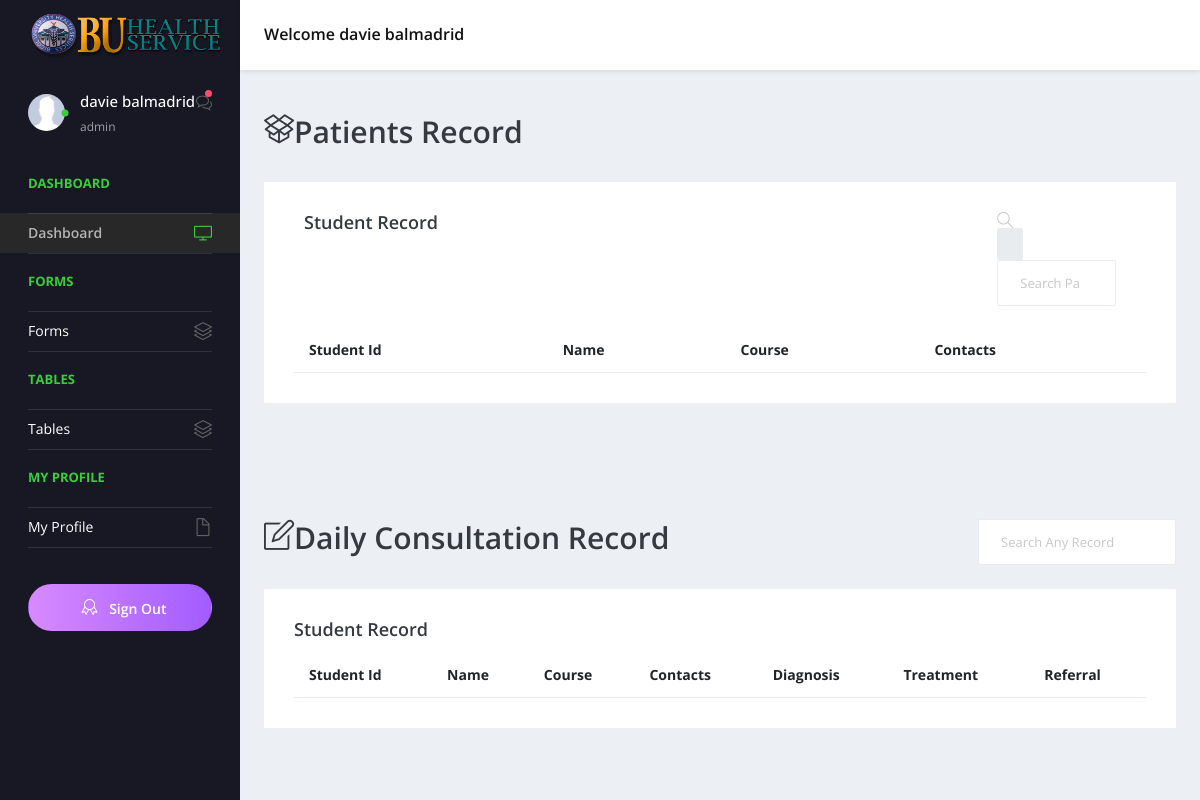
Page /index.php (signed in) on the earlier database version.
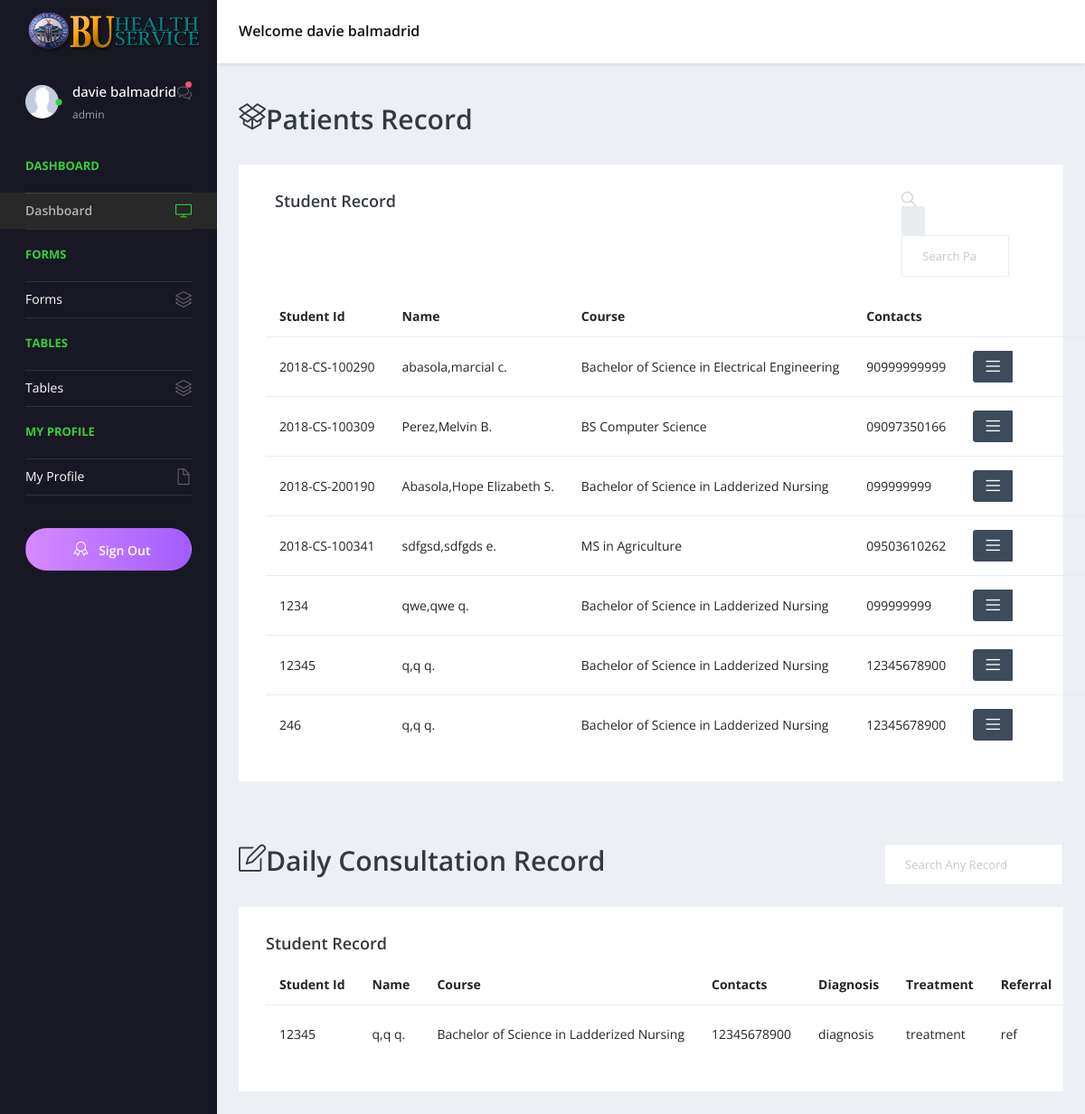
Same page on the later database version.
### tables this page shows
CREATE TABLE `tbl_patientinfo` (
  `ID` int(30) NOT NULL,
  `PatientID` varchar(20) NOT NULL,
  `Lname` varchar(30) NOT NULL,
  `Fname` varchar(30) NOT NULL,
  `Mname` varchar(30) NOT NULL,
  `Age` int(11) NOT NULL,
  `religion` varchar(20) NOT NULL,
  `Address` varchar(150) NOT NULL,
  `Region` varchar(60) NOT NULL,
  `Province` varchar(60) NOT NULL,
  `MuniCity` varchar(60) NOT NULL,
  `Brgy` varchar(30) NOT NULL,
  `Street` varchar(60) NOT NULL,
  `Birthdate` date NOT NULL,
  `Course` varchar(90) NOT NULL,
  `YearLevel` varchar(10) NOT NULL,
  `CollegeUnit` varchar(60) NOT NULL,
  `ContactNum` varchar(15) NOT NULL,
  `CivilStatus` varchar(10) NOT NULL,
  `Sex` varchar(6) NOT NULL,
  `Status` smallint(6) NOT NULL,
  `ModifiedDate` timestamp NOT NULL DEFAULT current_timestamp() ON UPDATE current_timestamp(),
  `CreatedDate` timestamp NOT NULL DEFAULT current_timestamp(),
  `ModifiedBy` varchar(30) NOT NULL,
  `CreatedBy` varchar(30) NOT NULL
);

CREATE TABLE `tbl_diagnosis` (
  `ID` int(30) NOT NULL,
  `PatientID` varchar(20) NOT NULL,
  `Diagnosis` varchar(100) NOT NULL,
  `Complaints` varchar(100) NOT NULL,
  `Treatment` varchar(100) NOT NULL,
  `Referral` varchar(50) NOT NULL,
  `CreatedDate` timestamp NOT NULL DEFAULT current_timestamp(),
  `CreatedBy` varchar(45) NOT NULL
);

### index.php (the view, shortened to what this page needs)
<?php
    $conn = OpenCon();
?>
<!DOCTYPE html>
<html lang="en">
  <head>
    <link rel="stylesheet" href="vendors/simple-line-icons/css/simple-line-icons.css">
    <link rel="stylesheet" href="vendors/flag-icon-css/css/flag-icon.min.css">
    <link rel="stylesheet" href="vendors/css/vendor.bundle.base.css">
    <link rel="stylesheet" href="./vendors/daterangepicker/daterangepicker.css">
    <link rel="stylesheet" href="./vendors/chartist/chartist.min.css">
    <link rel="stylesheet" href="./css/style.css">
  </head>
  <body>
    <div class="container-scroller">
      <nav class="navbar default-layout-navbar col-lg-12 col-12 p-0 fixed-top d-flex flex-row">
        <div class="navbar-brand-wrapper d-flex align-items-center">
          <a  href="index.php">
            <img src="images/ddh.png" alt="logo" width="200" height="50" />
          </a>
        </div>
        <div class="navbar-menu-wrapper d-flex align-items-center flex-grow-1">
          <h5 class="mb-0 font-weight-medium d-none d-lg-flex">Welcome <?php echo $_SESSION["Fname"]." ".$_SESSION["Lname"]; ?></h5>
        </div>
      </nav>
      <div class="container-fluid page-body-wrapper">
        <nav class="sidebar sidebar-offcanvas" id="sidebar">
          <ul class="nav">
            <li class="nav-item nav-profile">
              <a href="#" class="nav-link">
                <div class="profile-image">
                  <img class="img-xs rounded-circle" src="images/faces/noface.jpg" alt="profile image">
                  <div class="dot-indicator bg-success"></div>
                </div>
                <div class="text-wrapper">
                  <p class="profile-name"><?php echo $_SESSION['Fname']. " ";echo  $_SESSION['Lname'];?></p>
                  <p class="designation"><?php echo $_SESSION['position'];?></p>
                </div>
                <div class="icon-container">
                  <i class="icon-bubbles"></i>
                  <div class="dot-indicator bg-danger"></div>
                </div>
              </a>
            </li>
            <li class="nav-item nav-category">
              <span class="nav-link">Dashboard</span>
            </li>
            <li class="nav-item">
              <a class="nav-link" href="index.php">
                <span class="menu-title">Dashboard</span>
                <i class="icon-screen-desktop menu-icon"></i>
              </a>
            </li>
            <li class="nav-item nav-category"><span class="nav-link">FORMS</span></li>
            <li class="nav-item">
              <a class="nav-link" data-toggle="collapse" href="#forms" aria-expanded="false" aria-controls="ui-basic">
                <span class="menu-title">Forms</span>
                <i class="icon-layers menu-icon"></i>
              </a>
            </li>
			<li class="nav-item nav-category"><span class="nav-link">Tables</span></li>
            <li class="nav-item">
              <a class="nav-link" data-toggle="collapse" href="#tables" aria-expanded="false" aria-controls="ui-basic">
                <span class="menu-title">Tables</span>
                <i class="icon-layers menu-icon"></i>
              </a>
            </li>
            <li class="nav-item nav-category"><span class="nav-link">My Profile</span></li>
            <li class="nav-item">
              <a class="nav-link" data-toggle="collapse" href="#auth" aria-expanded="false" aria-controls="auth">
                <span class="menu-title">My Profile</span>
                <i class="icon-doc menu-icon"></i>
              </a>
            </li>
            <li class="nav-item pro-upgrade">
              <span class="nav-link">
                <a class="btn btn-block px-0 btn-rounded btn-upgrade" href="logout.php"> <i class="icon-badge mx-2"></i> Sign Out</a>
              </span>
            </li>
          </ul>
        </nav>
        <div class="main-panel">
          <div class="content-wrapper">
            <div class="page-header">
              <h2> Patients Record <i class="icon-social-dropbox float-left"></i></h2>
            </div>
            <div class="row">
              <div class="col-md-12 col-sm-12 grid-margin stretch-card">
                <div class="card">
                  <div class="card-body">
                    <div class="col-md-12 col-sm-12 row">
                      <h4 class="card-title col-md-10">Student Record</h4>
                      <div class="input-group col-md-2">
                        <div class="input-group-prepend">
                        <i class="icon-magnifier float-left"><span class="input-group-text" ></span></i>
                        </div>
                        <form class="search-form d-none d-md-block" action="#">
                            <input type="search" id="myInput"  class="form-control" placeholder="Search Patient Record" title="Search Patient Record here">
                        </form>
                      </div>
                    </div><br>
                    <table class="table table-hover">
                      <thead>
                        <tr>
                          <th class="font-weight-bold">Student Id</th>
                          <th class="font-weight-bold">Name</th>
                          <th class="font-weight-bold">Course</th>
                          <th class="font-weight-bold">Contacts</th>
                        </tr>
                      </thead>
                      <tbody id="myTable">
                      <?php
            $sql = "SELECT ID, PatientID, Lname, Fname, Mname, Age, Course, YearLevel, CollegeUnit, ContactNum, Sex, Status from tbl_patientinfo";
            $result = mysqli_query($conn,$sql);
            $rows = array();
            $ctr = 0;
            while($r = mysqli_fetch_assoc($result)){
              $rows[] = $r;
              if($rows[$ctr]['Status']=='1') {
                echo "<tr><td>".$rows[$ctr]['PatientID']."</td><td>".$rows[$ctr]["Lname"].",".$rows[$ctr]["Fname"].
                " ".substr($rows[$ctr]["Mname"],0,1).".</td><td>".$rows[$ctr]["Course"]."</td><td>".$rows[$ctr]["ContactNum"].
                "</td><td>". "<div class='btn-group'>
                <button type='button' class='btn btn-dark btn-sm' data-toggle='dropdown'><i class='icon-menu'></i></button>
                <div class='dropdown-menu'>
               <button id='patientID' value='".$rows[$ctr]['PatientID']. " type='button' onClick='viewstudentinfo(\"".$rows[$ctr]['PatientID']."\")' class='btn btn-primary w-100'>View<i class='icon-eye float-left'></i></button><br>
               <button id='patientID' value='".$rows[$ctr]['PatientID']. " type='button' onClick='editStudentInfo(\"".$rows[$ctr]['PatientID']."\")' class='btn btn-warning w-100'>Edit<i class='icon-pencil float-left'></i></button><br>
               <button type='button' class='btn btn-danger w-100' data-toggle='modal' data-target='#deletemodal'>Delete<i class='icon-trash float-left'></i></button>
                </div>
                </div>"."<td><td>"
                ."<td></tr>";
              }
              $ctr++;
              }
        ?>
                      </tbody>
                    </table>
                  </div>
                </div>
              </div>
            </div>
          </div>
          <div class="content-wrapper">
            <div class="page-header">
              <h2> Daily Consultation Record <i class="icon-note float-left"></i></h2>
              <ul class="navbar-nav navbar-nav-right ml-auto">
                  <form class="search-form d-none d-md-block" action="#">
                    <input type="search" id="myInput1"  class="form-control" placeholder="Search Any Record" title="Search from Consultation Records">
                 </form>
              </ul>
            </div>
            <div class="row">
              <div class="col-md-12 col-sm-12 grid-margin stretch-card">
                <div class="card">
                  <div class="card-body">
                    <h4 class="card-title">Student Record</h4>
                    <table class="table table-hover">
                      <thead>
                        <tr>
                          <th class="font-weight-bold">Student Id</th>
                          <th class="font-weight-bold">Name</th>
                          <th class="font-weight-bold">Course</th>
                          <th class="font-weight-bold">Contacts</th>
                          <th class="font-weight-bold">Diagnosis</th>
                          <th class="font-weight-bold">Treatment</th>
                          <th class="font-weight-bold">Referral</th>
                        </tr>
                      </thead>
                      <tbody id="myTable1">
                      <?php
            $sql = "SELECT tbl_patientinfo.ID, tbl_patientinfo.PatientID, tbl_patientinfo.Lname, tbl_patientinfo.Fname, tbl_patientinfo.Mname, tbl_patientinfo.Course, tbl_patientinfo.ContactNum, tbl_diagnosis.Diagnosis, tbl_diagnosis.Treatment, tbl_diagnosis.Referral  from tbl_patientinfo INNER JOIN tbl_diagnosis ON tbl_patientinfo.PatientID=tbl_diagnosis.PatientID";
            $result = mysqli_query($conn,$sql);
            $rows = array();
            $ctr = 0;
            while($r = mysqli_fetch_assoc($result)){
              $rows[] = $r;
                echo "<tr><td>".$rows[$ctr]['PatientID']."</td><td>".$rows[$ctr]["Lname"].",".$rows[$ctr]["Fname"].
                " ".substr($rows[$ctr]["Mname"],0,1).".</td><td>".$rows[$ctr]["Course"]."</td><td>".$rows[$ctr]["ContactNum"]."</td><td>".$rows[$ctr]["Diagnosis"]."</td><td>".$rows[$ctr]["Treatment"]."</td><td>".$rows[$ctr]["Referral"]."</td><td>"."</td><td>". "<div class='btn-group'>
                <button type='button' class='btn btn-dark btn-sm' data-toggle='dropdown'><i class='icon-menu'></i></button>
                <div class='dropdown-menu'>
               <button id='patientID' value='".$rows[$ctr]['PatientID']. " type='button' onClick='viewstudentinfo(\"".$rows[$ctr]['PatientID']."\")' class='btn btn-primary w-100'>View<i class='icon-eye float-left'></i></button><br>
               <button id='patientID' value='".$rows[$ctr]['PatientID']. " type='button' onClick='editStudentInfo(\"".$rows[$ctr]['PatientID']."\")' class='btn btn-warning w-100'>Edit<i class='icon-pencil float-left'></i></button><br>
               <button type='button' class='btn btn-danger w-100' data-toggle='modal' data-target='#deletemodal'>Delete<i class='icon-trash float-left'></i></button>
                </div>
                </div>"."<td><td>"
                ."<td></tr>";
              $ctr++;
              }
        ?>
                      </tbody>
                    </table>
                  </div>
                </div>
              </div>
            </div>
      </div>
    </div>
  </body>
</html>

Differences in the rows shown:
now on this page (row edited): tbl_patientinfo: PatientID "2018-CS-100290", Lname "abasola", Fname "marcial", Mname "c", Course "Bachelor of Science in Electrical Engineering", ContactNum "90999999999", shown under "Student Record"
added tbl_patientinfo: PatientID "2018-CS-100309", Lname "Perez", Fname "Melvin", Mname "B", Course "BS Computer Science", ContactNum "09097350166", shown under "Student Record"
added tbl_patientinfo: PatientID "2018-CS-200190", Lname "Abasola", Fname "Hope Elizabeth", Mname "S", Course "Bachelor of Science in Ladderized Nursing", ContactNum "099999999", shown under "Student Record"
added tbl_patientinfo: PatientID "2018-CS-100341", Lname "sdfgsd", Fname "sdfgds", Mname "e", Course "MS in Agriculture", ContactNum "09503610262", shown under "Student Record"
added tbl_patientinfo: PatientID "1234", Lname "qwe", Fname "qwe", Mname "q", Course "Bachelor of Science in Ladderized Nursing", ContactNum "099999999", shown under "Student Record"
added tbl_patientinfo: PatientID "12345", Lname "q", Fname "q", Mname "q", Course "Bachelor of Science in Ladderized Nursing", ContactNum "12345678900", tbl_diagnosis.Diagnosis "diagnosis", tbl_diagnosis.Treatment "treatment", tbl_diagnosis.Referral "ref"
added tbl_patientinfo: PatientID "246", Lname "q", Fname "q", Mname "q", Course "Bachelor of Science in Ladderized Nursing", ContactNum "12345678900", shown under "Student Record"
